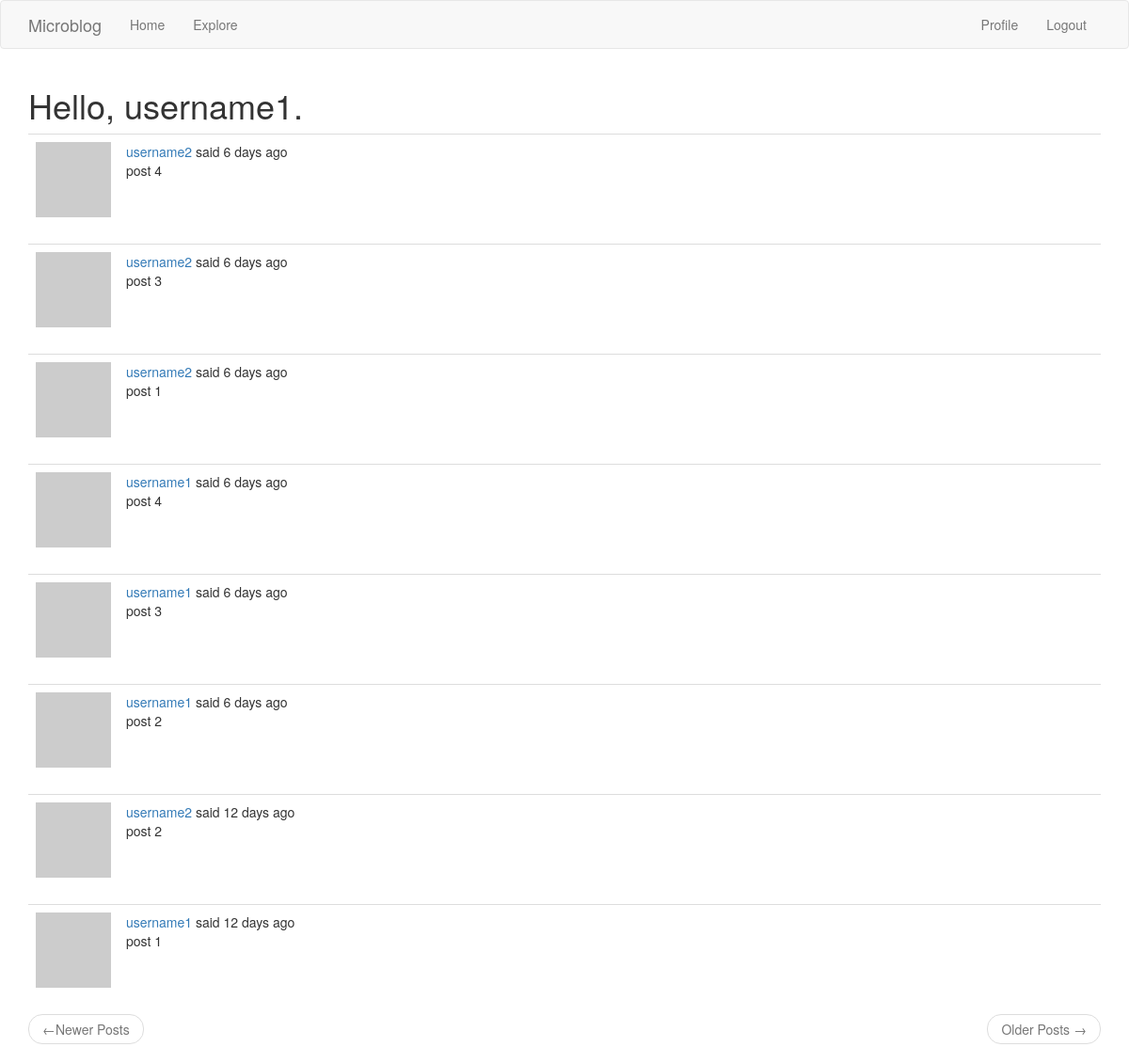
The page /explore (signed in) on the database its author committed.
### app/models.py (models this page shows, shortened)
class User(UserMixin, db.Model):
    id = db.Column(db.Integer, primary_key=True)
    username = db.Column(db.String(64), index=True, unique=True)
    email = db.Column(db.String(120), index=True, unique=True)
    password_hash = db.Column(db.String(128))
    about_me = db.Column(db.String(140))
    last_seen = db.Column(db.DateTime, default=datetime.utcnow)
    posts = db.relationship('Post', backref='author', lazy='dynamic')
    followed = db.relationship('User',
        secondary=followers,    # configures the association table that is used
        primaryjoin=(followers.c.follower_id == id),    # indicates the condition that links this to association table
        secondaryjoin=(followers.c.followed_id == id),  # indicates the condition that links other to association table
        backref=db.backref('followers', lazy='dynamic'),    # defines how the relationship will be accessed from this
        lazy='dynamic')
    def avatar(self, size):
        digest = md5(self.email.lower().encode('utf-8')).hexdigest()
        return 'https://www.gravatar.com/avatar/{}?d=identicon&s={}'.format(digest, size)

class Post(db.Model):
    id = db.Column(db.Integer, primary_key=True)
    body = db.Column(db.String(140))
    timestamp = db.Column(db.DateTime, index=True, default=datetime.utcnow)
    user_id = db.Column(db.Integer, db.ForeignKey('user.id'))

### app/routes.py (the view)
@application.route('/explore')
@login_required
def explore():
    page = request.args.get('page', 1, type=int)
    posts = Post.query.order_by(Post.timestamp.desc()).paginate(
        page, application.config['POSTS_PER_PAGE'], False)
    next_url = url_for('index', page=posts.next_num) if posts.has_next else None
    prev_url = url_for('index', page=posts.prev_num) if posts.has_prev else None
    return render_template('index.html', title='Explore', posts=posts.items, next_url=next_url, prev_url=prev_url)

### app/models.py (called while the page is built)
@login.user_loader
def load_user(id):
    return User.query.get(int(id))

### app/routes.py (called while the page is built)
@application.before_request     # to be executed right before the view function
def before_request():
    if current_user.is_authenticated:
        current_user.last_seen = datetime.utcnow()  # current_user identified from loader in models.py
        db.session.commit()
    g.locale = str(get_locale())

### app/templates/index.html (shortened to what this page needs)
{% extends "base.html" %}
{% import "bootstrap/wtf.html" as wtf %}
{% block app_content %}
    <h1>{{ _('Hello, %(username)s.', username=current_user.username) }}</h1>
    {% for post in posts %}
        {% include '_post.html' %}
    {% endfor %}
    <nav aria-label="...">
        <ul class="pager">
            <li class="previous{% if not prev_url %} disabled{% endif %}">
                <a href="{{ prev_url or '#' }}">
                    <span aria-hidden="true">&larr;</span>{{ _('Newer Posts') }}
                </a>
            </li>
            <li class="next{% if not next_url %} disabled {% endif %}">
                <a href="{{ next_url or '#' }}">
                    {{ _('Older Posts') }} <span aria-hidden="true">&rarr;</span>
                </a>
            </li>
        </ul>
    </nav>
{% endblock %}

### app/templates/_post.html (shortened to what this page needs)
<table class="table table-hover">
    <tr>
        <td width="70px">
            <a href="{{ url_for('user', username=post.author.username) }}">
                <img src="{{ post.author.avatar(70) }}" alt="{{ _('Post Author Avatar') }}">
            </a>
        </td>
        <td>
            {{ _('%(username)s said %(when)s', username=user_link, when=moment(post.timestamp).fromNow()) }}
            <br>
            {{ post.body }}
        </td>
    </tr>
</table>

### rows shown on the page
Post: body "post 4"
Post: body "post 3"
Post: body "post 1"
Post: body "post 4"
Post: body "post 3"
Post: body "post 2"
Post: body "post 2"
Post: body "post 1"
